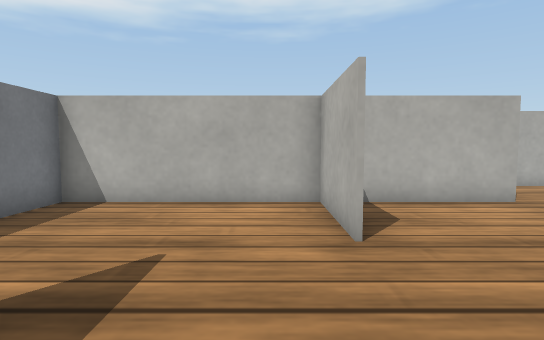
[1] (above)

21 first-person views from a walk through a robot-simulator world made for Webots. The camera is 0.13 m above the floor, tilts 4° down and sees 80° across. The floor is counted in squares, 0.1 m on a side. Each view is taken from the middle of a square. On the plan, view 1 faces up. The plan holds only what a view shows up to about 14 squares ahead; the rest is blank. The place goes on beyond the plan. The robots in the file are not drawn. Webots' stock objects and surfaces are drawn as simple stand-ins.

[2]
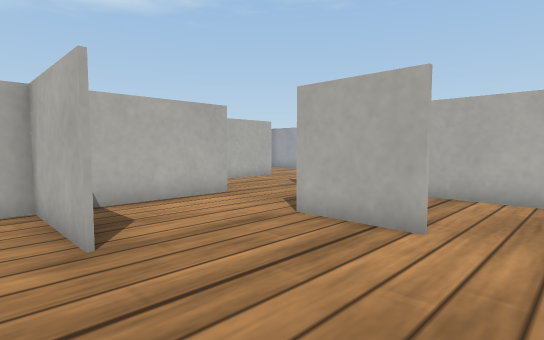

[3]
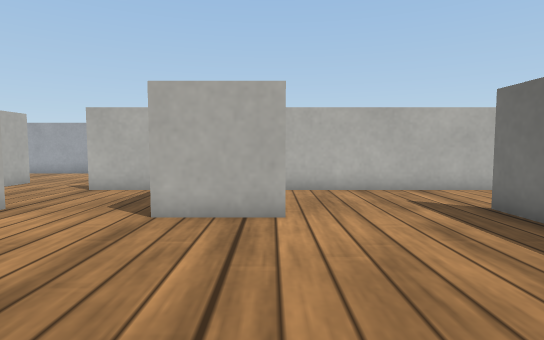

[4]
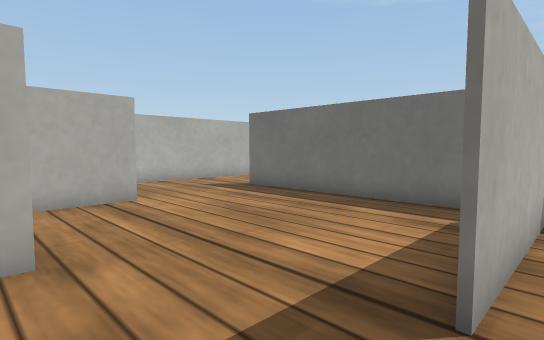

[5]
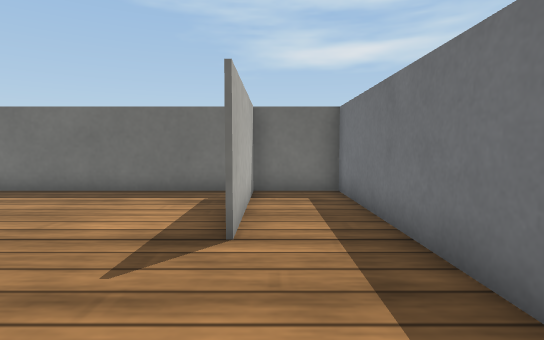

[6]
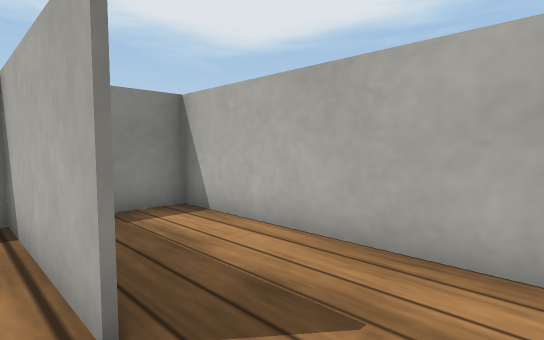

[7]
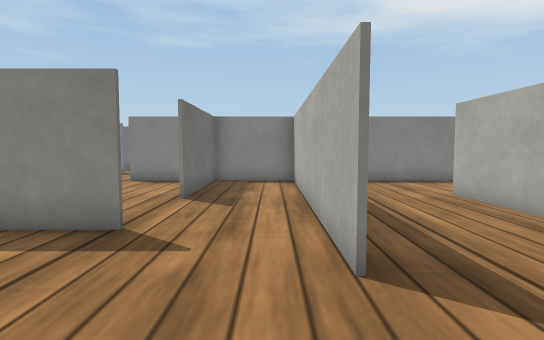

[8]
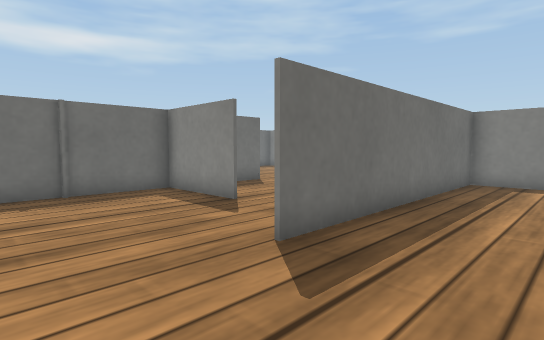

[9]
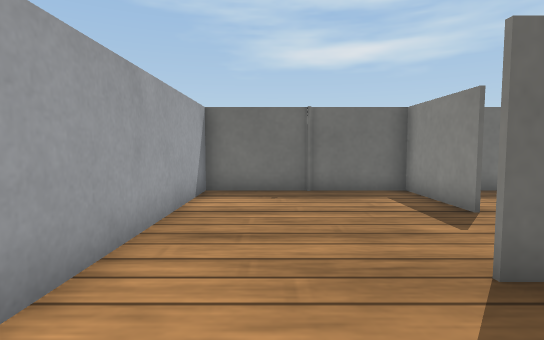

[10]
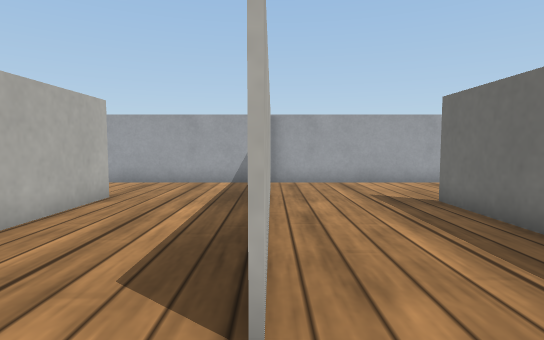

[11]
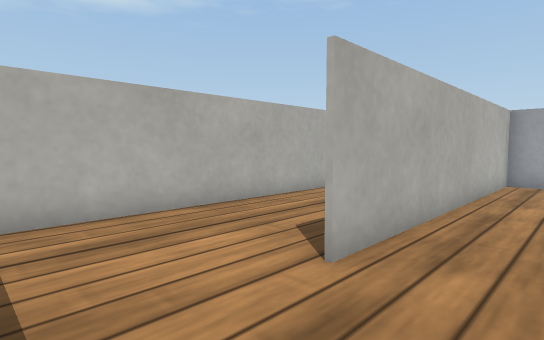

[12]
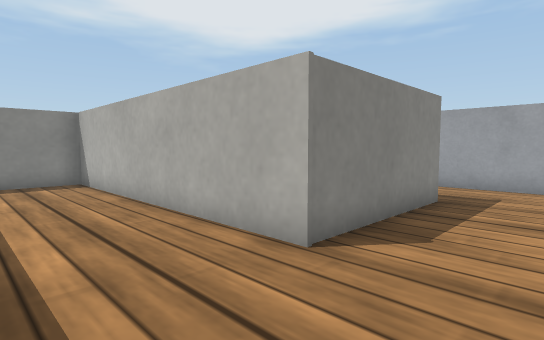

[13]
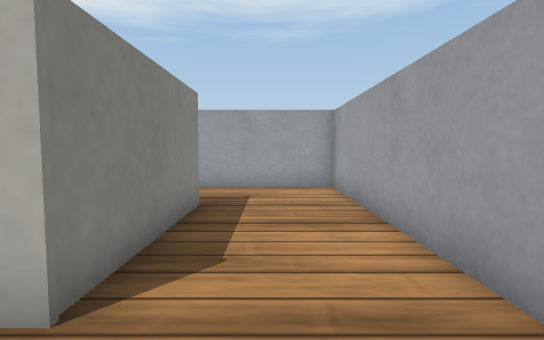

[14]
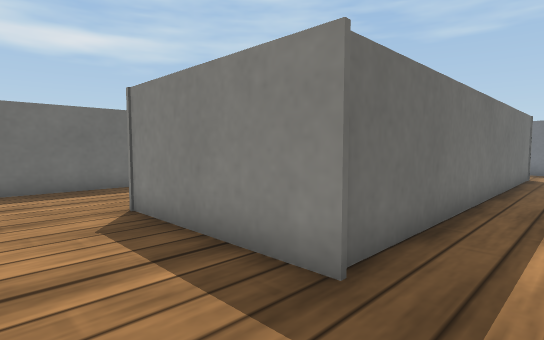

[15]
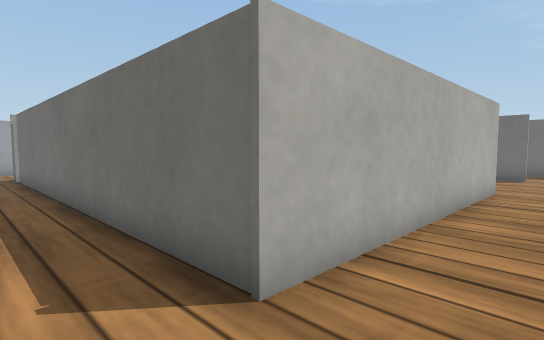

[16]
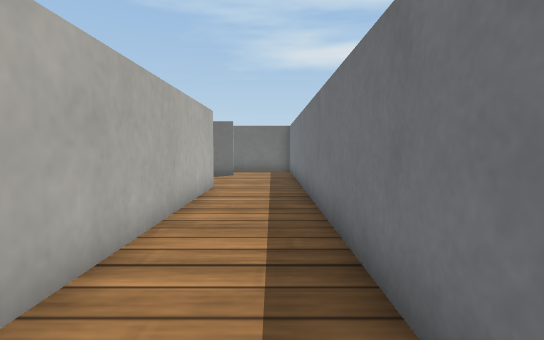

[17]
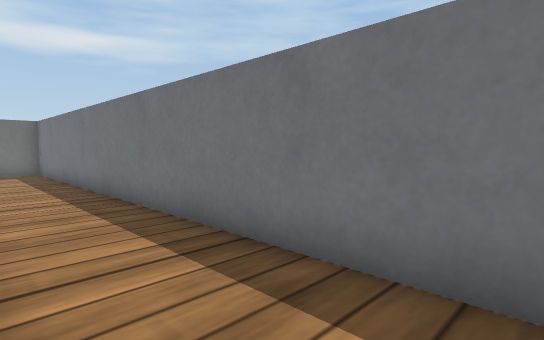

[18]
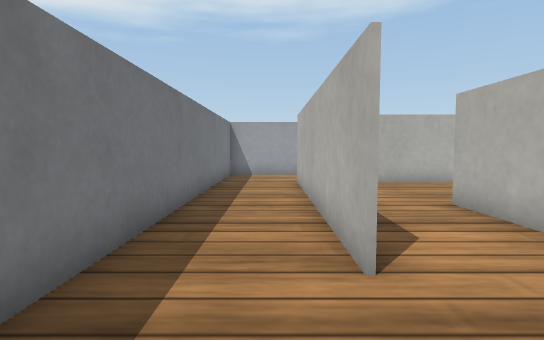

[19]
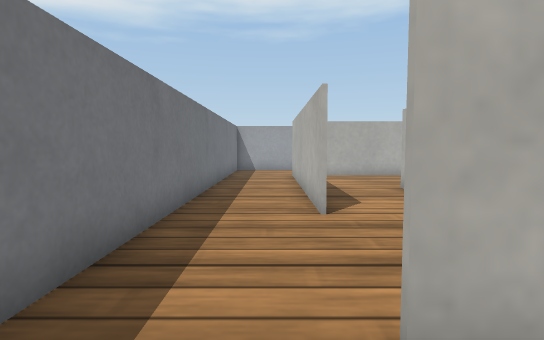

[20]
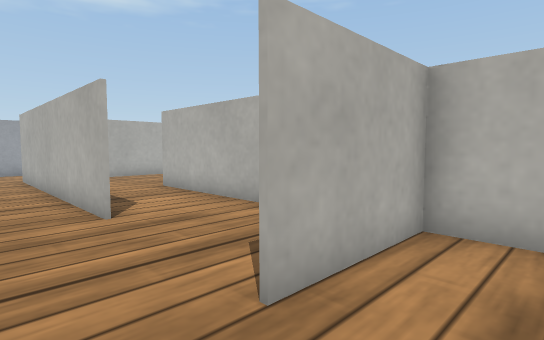

[21]
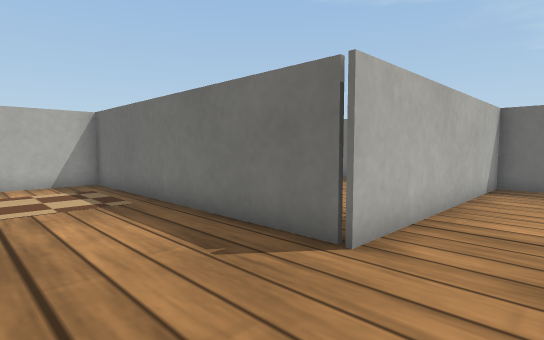

### Floor plan
Points are (right, up) in squares from view 1. A wall is a line through its corners. A room is listed if a view was taken in it or the views show most of it. See-through windows are left out.
Room 1 (views 1, 2)
walls: (-2, -2.7) (0.5, -2.7)
ways out: opening at (1.2, 1.4) to room 2
Room 2 (view 3)
walls: (0.5, -2.7) (4.4, -2.7); (5, 1.6) (5, 2.6)
ways out: opening at (1.2, 1.4) to room 1; opening at (5, -0.5) to room 10
Room 3 (views 4, 5)
walls: (-2.5, 7.6) (-5, 7.6); (-5, 8) (-5, -2.7) (-2, -2.7); (-2.5, -2.5) (-2.5, 2.5)
ways out: opening at (-2, 5) to room 12
Room 4 (view 6)
walls: (5.9, 7.6) (4.4, 7.6); (8.4, 10.9) (1, 10.9); (8.9, 5.6) (8.9, 7.6); (5, 4.3) (6.8, 4.3); (1.2, 7.8) (5.9, 7.8); (1.3, 11.1) (1.3, 8.1)
ways out: opening at (9, 9) to room 5; opening at (5, 6) to room 11
Room 5 (view 7)
walls: (10.9, 10.9) (8.4, 10.9); (8.9, 7.6) (8.9, 4.3) (15, 4.3) (15, 10.5)
ways out: opening at (9, 9) to room 4; opening at (12.5, 11) to room 6
Room 6 (views 8, 9, 10, 11)
walls: (1.3, 15.5) (1.3, 11.1); (1, 10.9) (10.9, 10.9); (15, 10.5) (15, 15) (5, 15)
ways out: opening at (12.5, 11) to room 5; opening at (3, 15) to room 7
Room 7 (views 12, 13, 14, 15, 16, 17, 18)
walls: (9.8, 15.2) (13.1, 15.2); (-2.1, 15.1) (-2.1, 24.1) (11.4, 24.1) (11.4, 19.2) (1.3, 19.2) (1.3, 15.5); (15, 15) (15, 27.5) (13.9, 27.5); (-5, 26) (-5, 10.5)
ways out: opening at (3, 15) to room 6; opening at (-3.5, 11) to room 8; opening at (-2, 13.5) to room 9
Room 8 (views 19, 20)
walls: (-5, 10.5) (-5, 8); (1, 10.9) (-2.2, 10.9); (1.2, 9.4) (1.2, 10.9)
ways out: opening at (-3.5, 11) to room 7
Room 9 (view 21)
walls: (3.9, 24) (0.9, 24); (11.2, 19.2) (11.2, 22); (1.2, 10.9) (1.2, 19.3) (11.5, 19.3); (-2.2, 10.9) (1, 10.9)
ways out: opening at (-2, 13.5) to room 7
Room 10 (no view inside)
walls: (4.4, -2.7) (5.9, -2.7); (8.9, -3.6) (8.9, 3.1)
ways out: opening at (5, -0.5) to room 2; opening at (7, -3)
Room 11 (no view inside)
walls: (4.4, 7.6) (0.9, 7.6); (5, 2.6) (5, 4.3); (1.3, 8.1) (1.3, 4.4)
ways out: opening at (5, 6) to room 4
Room 12 (no view inside)
walls: (1.2, 4.4) (1.2, 7.8); (0.9, 7.6) (-2.5, 7.6)
ways out: opening at (-2, 5) to room 3

Positions as (right, up) in squares from view 1, and headings:
1: (0, 0), facing up
2: (0, 0), facing up-right
3: (-1, 2), facing right
4: (-3, 5), facing down-right
5: (-3, 7), facing down
6: (8, 7), facing up-left
7: (14, 10), facing left
8: (14, 14), facing down-left
9: (13, 14), facing down
10: (3, 15), facing right
11: (2, 13), facing up-right
12: (14, 16), facing up-left
13: (13, 17), facing up
14: (14, 26), facing down-left
15: (-4, 26), facing down-right
16: (-4, 26), facing down
17: (-2, 26), facing down-left
18: (-3, 12), facing up
19: (-3, 9), facing up
20: (-4, 9), facing up-right
21: (-1, 23), facing down-right
